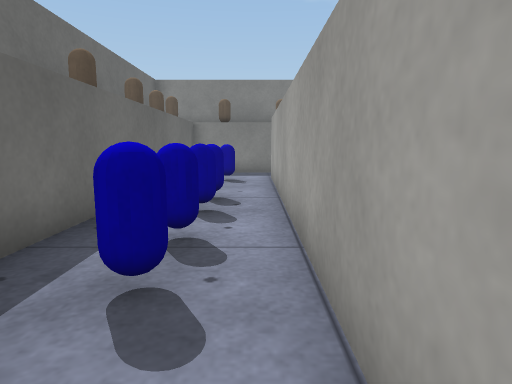
view 1 (above)

24 first-person views from a walk through a scene from a Unity 3-D project. The camera is 0.55 m above the floor, tilts 8° down and sees 75° across. The floor is counted in squares, 0.5 m on a side. Each view is taken from the middle of a square. On the plan, view 1 faces up. The plan holds only what a view shows up to about 13 squares ahead; the rest is blank. The player character is not drawn. Surface patterns are stand-ins for the level's own textures.

view 2
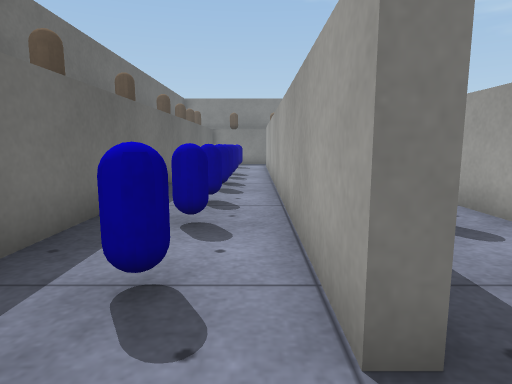

view 3
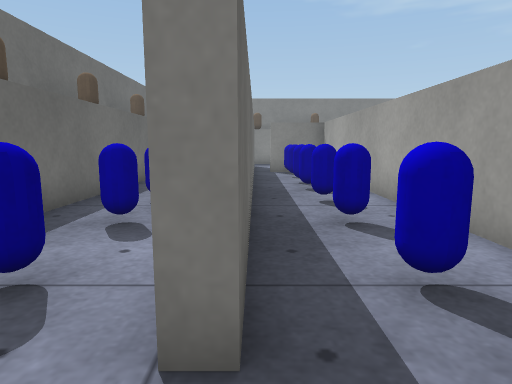

view 4
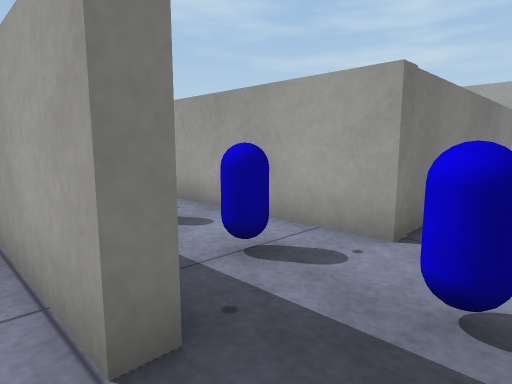

view 5
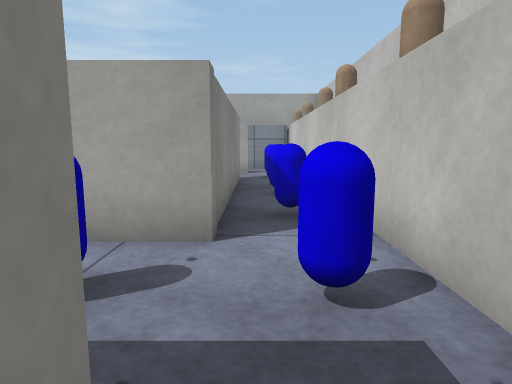

view 6
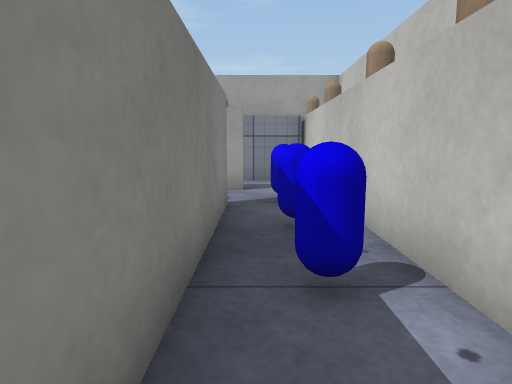

view 7
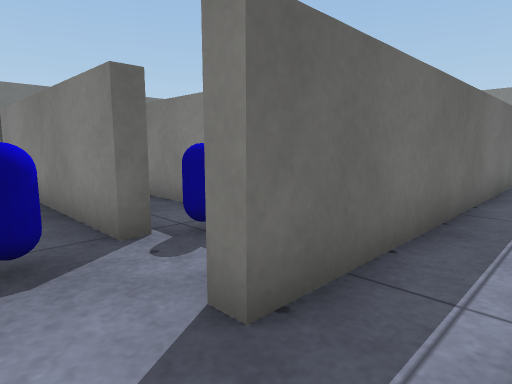

view 8
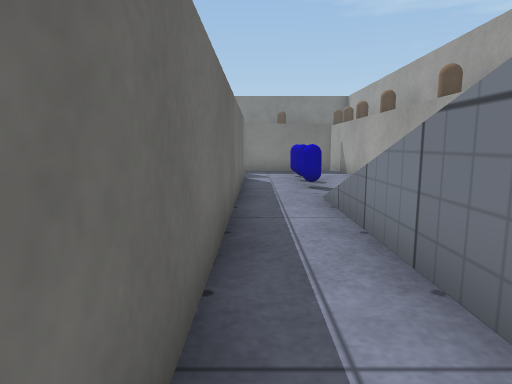

view 9
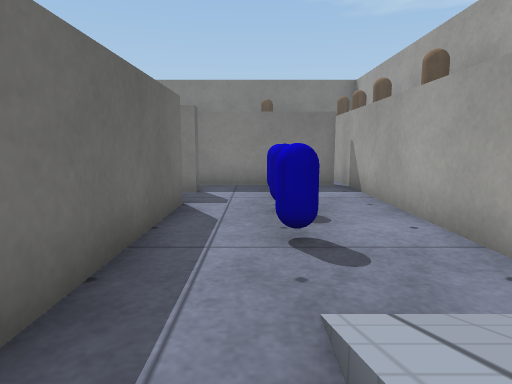

view 10
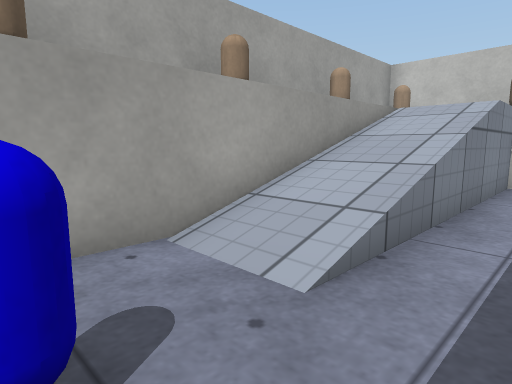

view 11
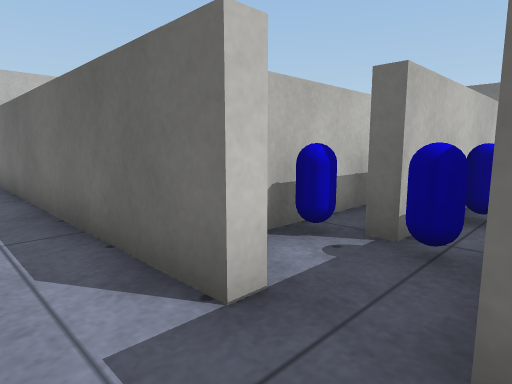

view 12
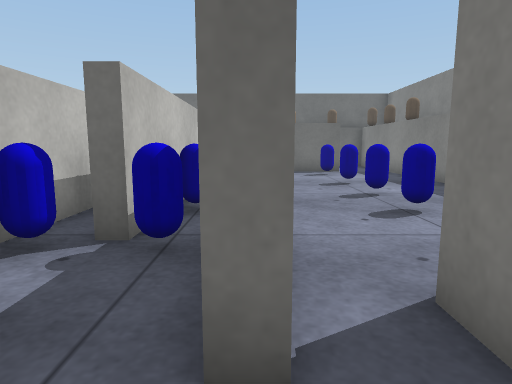

view 13
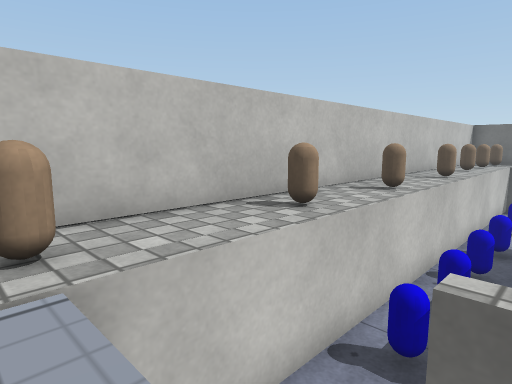

view 14
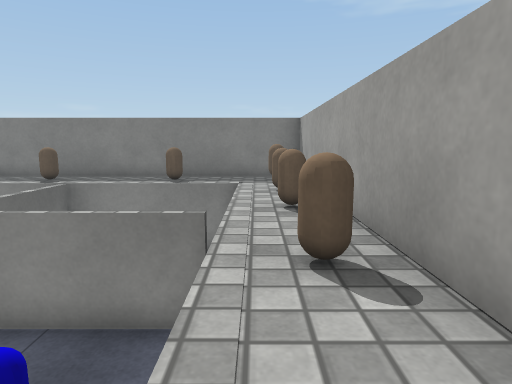

view 15
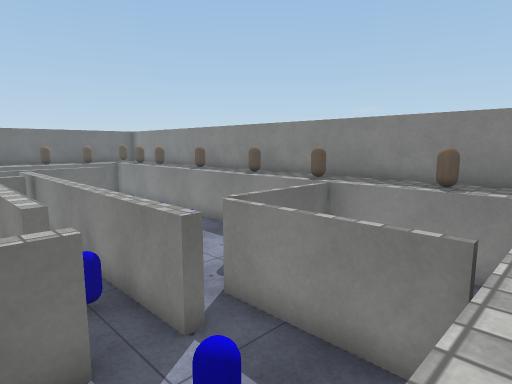

view 16
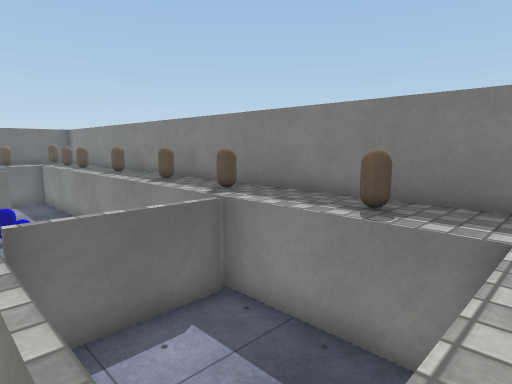

view 17
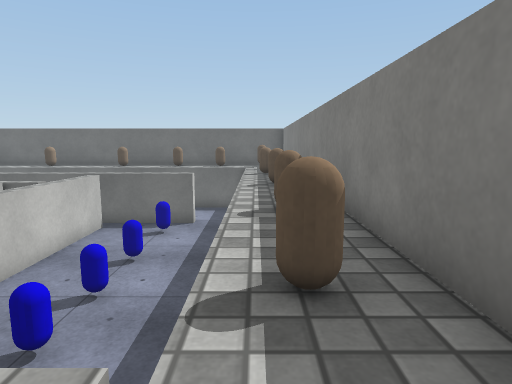

view 18
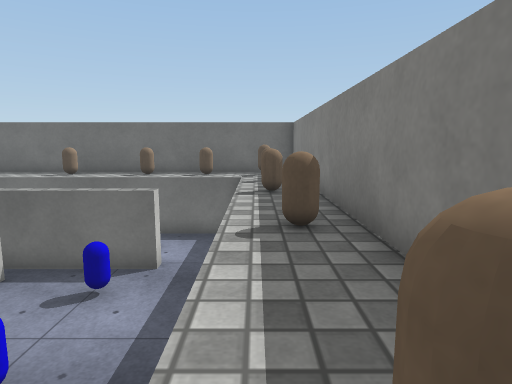

view 19
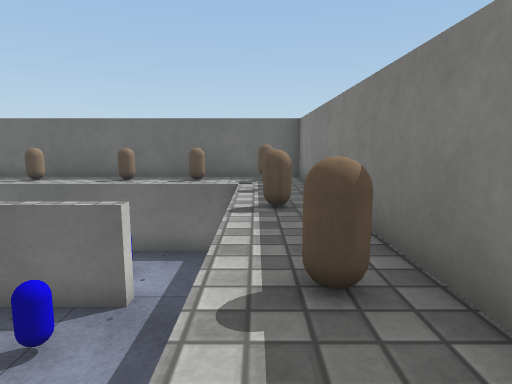

view 20
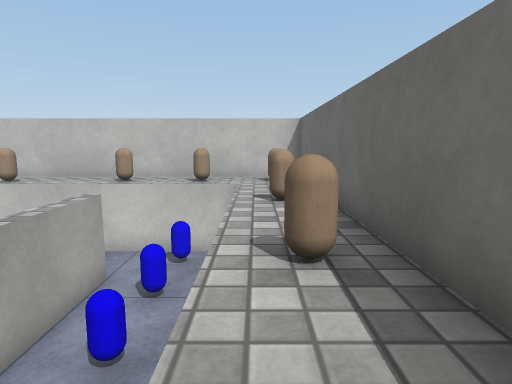

view 21
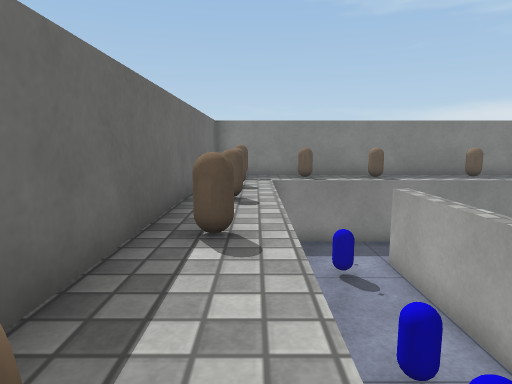

view 22
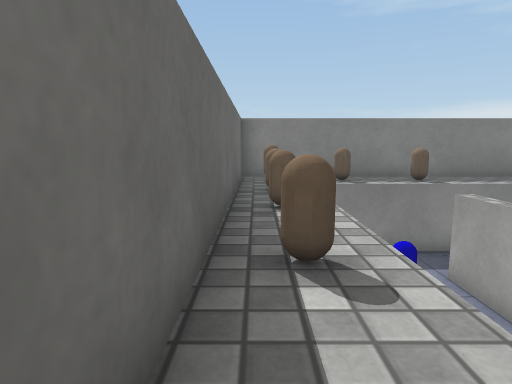

view 23
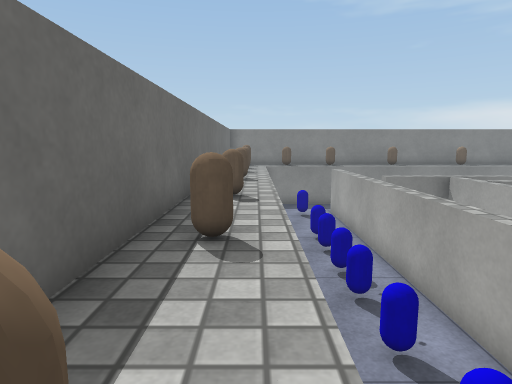

view 24
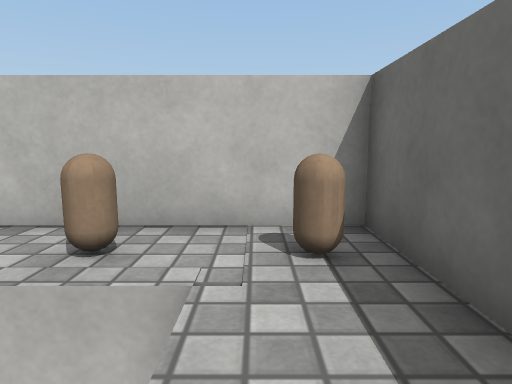

### Floor plan
Key: @ floor where view 1 was taken; # wall or solid block; . main floor; : floor 1 m higher than the main floor; / step, stairs or slope; v drop or lower ground; C capsule; B blue capsule; O other object.
Columns run from 5 left of view 1 to 20 right of it. Each row starts with its distance up from view 1.
 16 ##########################
 15 #:::::::::C::C:::::::::::#
 14 #:O:C:C::::::::::C::C:::O#
 13 #::.............  Ovvvv::#
 12 #C:.............  Ovvv :C#
 11 #::.B.#B..B..BB.. Ovv  ::#
 10 #C:...#...........Ov  v:C#
  9 #::...#...........OOOOO::#
  8 #::...#############....::#
  7 #C:.B.#O #    B..B..B..:C#
  6 #::.B.#O ########B#.B..::#
  5 #::...#. #    #####....::#
  4 #::.B.#B #        #.B..: #
  3 #C:...#. #        #.... C#
  2 #::.B.#B #        #....  #
  1 #::.B.#B.#        #..//  #
  0 #C:..@#..#        #..// C#
 -1 #::.B.#B.#        #..//  #
 -2 #::...#..#   ###  #..//  #
 -3 #::.B.#B.#    ...B#..//  #
 -4 #C:...#..########.#..// C#
 -5 #::..................:   #
 -6 #::.B..B..B.B.B..B...:   #
 -7 #:C:C:C:::C::C:::C::C:  C#
 -8 #:::::::::::::::::::::   #
 -9 ##########################

Positions as (right, up) in squares from view 1, and headings:
1: (0, 0), facing up
2: (0, -6), facing up
3: (1, -6), facing up
4: (0, -6), facing up-right
5: (0, -5), facing right
6: (5, -5), facing right
7: (15, -6), facing up-left
8: (14, -5), facing up
9: (15, 0), facing up
10: (14, 4), facing down-right
11: (15, 8), facing down-left
12: (15, 8), facing left
13: (16, -4), facing down-left
14: (18, 4), facing up
15: (18, 5), facing up-left
16: (18, 9), facing up-left
17: (14, 14), facing left
18: (9, 14), facing left
19: (7, 14), facing left
20: (-3, 3), facing down
21: (-3, 3), facing up
22: (-4, 4), facing up
23: (-3, -4), facing up
24: (-3, -4), facing down
